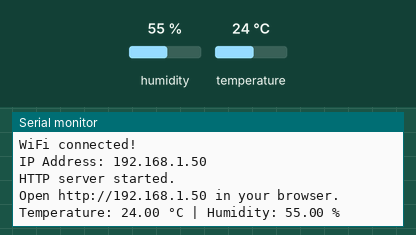
This sketch was run on a simulated ESP8266 (NodeMCU). Parts: the last lines printed to the serial monitor. Inputs (shaded band) come from the test bench; at power-on: humidity 55 %, temperature 24 °C. WiFi joins after 1.5 s; servers stay silent unless stated.

Above: at 4.8 s.
4.9 s: humidity set to 22 %
At 6.2 s:
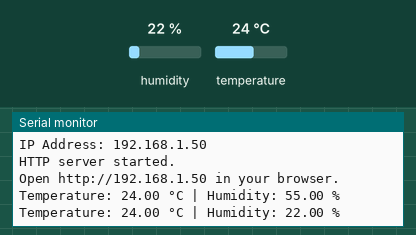
6.4 s: temperature set to 12 °C
At 7.8 s:
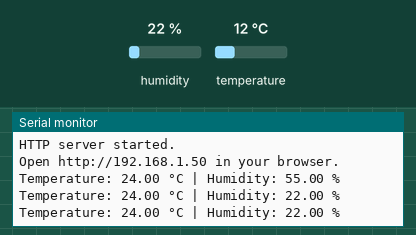
7.9 s: humidity set to 40 %
At 10.2 s:
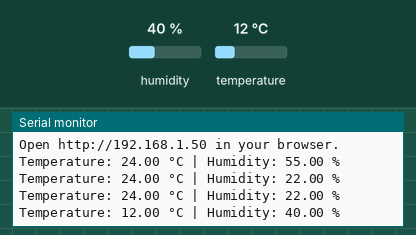
Timing chart, 0 to 11.7 s (numbered marks = the images above; inputs shaded):
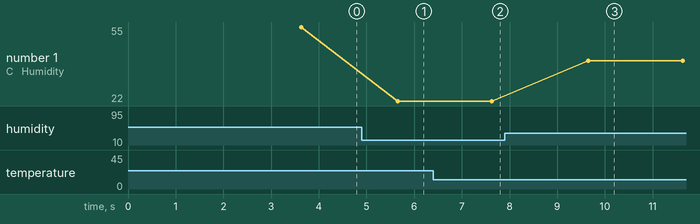

The sketch:

dht11_web.ino
```cpp
#include <ESP8266WiFi.h>
#include <ESP8266WebServer.h>
#include <DHT.h>

// =====================================================
// WiFi Credentials
// =====================================================

const char* ssid = "AndroidAP_4123";
const char* password = "12345678";

// =====================================================
// DHT11 Configuration
// =====================================================

#define DHTPIN D5
#define DHTTYPE DHT11

DHT dht(DHTPIN, DHTTYPE);

// =====================================================
// Web Server
// =====================================================

ESP8266WebServer server(80);

// =====================================================
// Sensor Variables
// =====================================================

float temperature = 0.0;
float humidity = 0.0;

unsigned long lastSensorRead = 0;
const unsigned long sensorInterval = 2000;

// =====================================================
// Read DHT11
// =====================================================

void readSensor() {

  if (millis() - lastSensorRead < sensorInterval) {
    return;
  }

  lastSensorRead = millis();

  float newHumidity = dht.readHumidity();
  float newTemperature = dht.readTemperature();

  // Check if reading failed
  if (isnan(newHumidity) || isnan(newTemperature)) {
    Serial.println("Failed to read from DHT11 sensor!");
    return;
  }

  humidity = newHumidity;
  temperature = newTemperature;

  Serial.print("Temperature: ");
  Serial.print(temperature);
  Serial.print(" °C | Humidity: ");
  Serial.print(humidity);
  Serial.println(" %");
}

// =====================================================
// Main Web Page
// =====================================================

void handleRoot() {

  String html = R"rawliteral(

<!DOCTYPE html>
<html lang="en">

<head>

<meta charset="UTF-8">
<meta name="viewport"
      content="width=device-width, initial-scale=1.0">

<title>ESP8266 Environment Monitor</title>

<style>

* {
    box-sizing: border-box;
    margin: 0;
    padding: 0;
}

body {

    font-family:
        -apple-system,
        BlinkMacSystemFont,
        "Segoe UI",
        Roboto,
        Arial,
        sans-serif;

    min-height: 100vh;

    background:
        radial-gradient(
            circle at top left,
            #1e293b,
            #0f172a 45%,
            #020617
        );

    color: #f8fafc;

    padding: 20px;

}

/* ==============================
   Main Container
   ============================== */

.container {

    width: 100%;
    max-width: 1000px;

    margin: auto;

}

/* ==============================
   Header
   ============================== */

.header {

    display: flex;

    justify-content: space-between;

    align-items: center;

    margin-bottom: 25px;

}

.title {

    font-size: clamp(24px, 5vw, 36px);

    font-weight: 700;

    letter-spacing: -1px;

}

.subtitle {

    margin-top: 5px;

    color: #94a3b8;

    font-size: 14px;

}

/* ==============================
   Status
   ============================== */

.status {

    display: flex;

    align-items: center;

    gap: 8px;

    padding: 8px 13px;

    border-radius: 50px;

    background: rgba(255,255,255,0.06);

    border: 1px solid rgba(255,255,255,0.1);

    font-size: 13px;

    color: #cbd5e1;

}

.status-dot {

    width: 9px;

    height: 9px;

    border-radius: 50%;

    background: #22c55e;

    box-shadow: 0 0 10px #22c55e;

}

/* ==============================
   Cards
   ============================== */

.grid {

    display: grid;

    grid-template-columns:
        repeat(auto-fit, minmax(280px, 1fr));

    gap: 20px;

}

.card {

    position: relative;

    overflow: hidden;

    padding: 25px;

    border-radius: 24px;

    background:
        rgba(255,255,255,0.055);

    border:
        1px solid rgba(255,255,255,0.09);

    backdrop-filter: blur(18px);

    -webkit-backdrop-filter: blur(18px);

    box-shadow:
        0 20px 50px rgba(0,0,0,0.25);

}

/* Decorative glow */

.card::before {

    content: "";

    position: absolute;

    width: 160px;

    height: 160px;

    border-radius: 50%;

    filter: blur(60px);

    opacity: 0.25;

    right: -70px;

    top: -70px;

}

.temperature::before {

    background: #f97316;

}

.humidity::before {

    background: #38bdf8;

}

/* ==============================
   Card Header
   ============================== */

.card-header {

    display: flex;

    justify-content: space-between;

    align-items: center;

    color: #cbd5e1;

    font-size: 14px;

}

.icon {

    font-size: 26px;

}

/* ==============================
   Value
   ============================== */

.value {

    margin-top: 20px;

    font-size: clamp(48px, 10vw, 72px);

    font-weight: 700;

    letter-spacing: -3px;

}

.unit {

    font-size: 22px;

    color: #94a3b8;

    letter-spacing: 0;

}

/* ==============================
   Progress Bar
   ============================== */

.progress-container {

    margin-top: 20px;

}

.progress {

    width: 100%;

    height: 7px;

    background: rgba(255,255,255,0.08);

    border-radius: 20px;

    overflow: hidden;

}

.progress-bar {

    height: 100%;

    border-radius: 20px;

    transition: width 0.6s ease;

}

.temp-bar {

    background:
        linear-gradient(90deg,#fb923c,#ef4444);

}

.humidity-bar {

    background:
        linear-gradient(90deg,#38bdf8,#2563eb);

}

/* ==============================
   Graph
   ============================== */

.graph-card {

    margin-top: 20px;

}

.graph-title {

    font-size: 17px;

    font-weight: 600;

}

.graph-subtitle {

    margin-top: 5px;

    color: #64748b;

    font-size: 13px;

}

canvas {

    width: 100%;

    height: 180px;

    margin-top: 20px;

}

/* ==============================
   Footer
   ============================== */

.footer {

    margin-top: 20px;

    text-align: center;

    color: #64748b;

    font-size: 12px;

}

.last-update {

    margin-top: 8px;

    color: #94a3b8;

}

/* ==============================
   Mobile
   ============================== */

@media(max-width:600px) {

    body {

        padding: 14px;

    }

    .header {

        align-items: flex-start;

    }

    .status {

        font-size: 11px;

    }

    .card {

        padding: 20px;

    }

}

</style>

</head>


<body>

<div class="container">

    <!-- HEADER -->

    <div class="header">

        <div>

            <div class="title">
                Environment Monitor
            </div>

            <div class="subtitle">
                ESP8266 • DHT11 Sensor
            </div>

        </div>

        <div class="status">

            <span class="status-dot"></span>

            Online

        </div>

    </div>


    <!-- SENSOR CARDS -->

    <div class="grid">

        <!-- TEMPERATURE -->

        <div class="card temperature">

            <div class="card-header">

                <span>
                    TEMPERATURE
                </span>

                <span class="icon">
                    🌡️
                </span>

            </div>

            <div class="value">

                <span id="temperature">
                    --
                </span>

                <span class="unit">
                    °C
                </span>

            </div>

            <div class="progress-container">

                <div class="progress">

                    <div
                        id="tempBar"
                        class="progress-bar temp-bar"
                        style="width:0%">
                    </div>

                </div>

            </div>

        </div>


        <!-- HUMIDITY -->

        <div class="card humidity">

            <div class="card-header">

                <span>
                    HUMIDITY
                </span>

                <span class="icon">
                    💧
                </span>

            </div>

            <div class="value">

                <span id="humidity">
                    --
                </span>

                <span class="unit">
                    %
                </span>

            </div>

            <div class="progress-container">

                <div class="progress">

                    <div
                        id="humidityBar"
                        class="progress-bar humidity-bar"
                        style="width:0%">
                    </div>

                </div>

            </div>

        </div>

    </div>


    <!-- GRAPH -->

    <div class="card graph-card">

        <div class="graph-title">
            Temperature History
        </div>

        <div class="graph-subtitle">
            Recent sensor readings
        </div>

        <canvas id="graph"></canvas>

    </div>


    <div class="footer">

        <div>
            ESP8266 Environmental Monitoring System
        </div>

        <div class="last-update">

            Last updated:
            <span id="lastUpdate">
                --
            </span>

        </div>

    <div style="margin-top: 8px;">
        <a
            href="https://github.com/unoanirban"
            target="_blank"
            rel="noopener noreferrer"
            style="
                color: #94a3b8;
                text-decoration: none;
                font-size: 12px;
            "
        >
            github.com/unoanirban
        </a>

    </div>

</div>


<script>

const temperatureElement =
    document.getElementById("temperature");

const humidityElement =
    document.getElementById("humidity");

const tempBar =
    document.getElementById("tempBar");

const humidityBar =
    document.getElementById("humidityBar");

const lastUpdate =
    document.getElementById("lastUpdate");

const canvas =
    document.getElementById("graph");

const ctx =
    canvas.getContext("2d");


let temperatureHistory = [];


// ========================================
// Get Sensor Data
// ========================================

async function updateData() {

    try {

        const response =
            await fetch("/data");

        const data =
            await response.json();


        // Temperature

        temperatureElement.textContent =
            data.temperature.toFixed(1);


        // Humidity

        humidityElement.textContent =
            data.humidity.toFixed(1);


        // Progress bars

        let tempPercent =
            ((data.temperature + 10) / 60) * 100;

        tempPercent =
            Math.max(0, Math.min(100, tempPercent));

        tempBar.style.width =
            tempPercent + "%";


        humidityBar.style.width =
            data.humidity + "%";


        // History

        temperatureHistory.push(
            data.temperature
        );


        if (temperatureHistory.length > 30) {

            temperatureHistory.shift();

        }


        drawGraph();


        // Time

        const now =
            new Date();

        lastUpdate.textContent =
            now.toLocaleTimeString();

    }

    catch(error) {

        console.log(
            "Connection error:",
            error
        );

    }

}


// ========================================
// Draw Graph
// ========================================

function drawGraph() {

    const width =
        canvas.clientWidth;

    const height =
        canvas.clientHeight;


    const dpr =
        window.devicePixelRatio || 1;


    canvas.width =
        width * dpr;

    canvas.height =
        height * dpr;


    ctx.scale(dpr,dpr);


    ctx.clearRect(
        0,
        0,
        width,
        height
    );


    if (
        temperatureHistory.length < 2
    ) {

        return;

    }


    // Find min/max

    const min =
        Math.min(...temperatureHistory) - 2;

    const max =
        Math.max(...temperatureHistory) + 2;


    // Grid

    ctx.strokeStyle =
        "rgba(255,255,255,0.07)";

    ctx.lineWidth = 1;


    for(let i = 1; i < 4; i++) {

        const y =
            (height / 4) * i;

        ctx.beginPath();

        ctx.moveTo(0,y);

        ctx.lineTo(width,y);

        ctx.stroke();

    }


    // Line

    ctx.beginPath();


    temperatureHistory.forEach(
        (value,index) => {

            const x =
                (index /
                (temperatureHistory.length - 1))
                * width;


            const y =
                height -
                ((value - min) /
                (max - min))
                * height;


            if(index === 0) {

                ctx.moveTo(x,y);

            }

            else {

                ctx.lineTo(x,y);

            }

        }
    );


    ctx.strokeStyle =
        "#fb923c";

    ctx.lineWidth = 3;

    ctx.lineJoin = "round";

    ctx.lineCap = "round";

    ctx.stroke();


    // Fill below graph

    const lastIndex =
        temperatureHistory.length - 1;


    const lastX =
        width;


    ctx.lineTo(
        lastX,
        height
    );

    ctx.lineTo(
        0,
        height
    );

    ctx.closePath();


    ctx.fillStyle =
        "rgba(251,146,60,0.08)";

    ctx.fill();

}


// ========================================
// Update every 2 seconds
// ========================================

updateData();

setInterval(
    updateData,
    2000
);


window.addEventListener(
    "resize",
    drawGraph
);

</script>


</body>

</html>

)rawliteral";

  server.send(200, "text/html", html);
}

// =====================================================
// JSON API
// =====================================================

void handleData() {

  String json = "{";

  json += "\"temperature\":";
  json += String(temperature, 1);

  json += ",";

  json += "\"humidity\":";
  json += String(humidity, 1);

  json += "}";

  server.send(
    200,
    "application/json",
    json
  );
}

// =====================================================
// 404 Handler
// =====================================================

void handleNotFound() {

  server.send(
    404,
    "text/plain",
    "404 - Page Not Found"
  );
}

// =====================================================
// SETUP
// =====================================================

void setup() {

  Serial.begin(115200);

  delay(100);

  Serial.println();
  Serial.println("==============================");
  Serial.println("ESP8266 DHT11 Web Server");
  Serial.println("==============================");

  // Start DHT

  dht.begin();

  Serial.println("DHT11 initialized.");


  // Connect WiFi

  WiFi.mode(WIFI_STA);

  WiFi.begin(
    ssid,
    password
  );

  Serial.print("Connecting to WiFi");

  while (
    WiFi.status() != WL_CONNECTED
  ) {

    delay(500);

    Serial.print(".");

  }

  Serial.println();

  Serial.println("WiFi connected!");

  Serial.print("IP Address: ");

  Serial.println(
    WiFi.localIP()
  );


  // Initial sensor reading

  delay(2000);

  float h =
      dht.readHumidity();

  float t =
      dht.readTemperature();


  if (!isnan(h) && !isnan(t)) {

    humidity = h;

    temperature = t;

  }


  // Web routes

  server.on(
    "/",
    handleRoot
  );

  server.on(
    "/data",
    handleData
  );

  server.onNotFound(
    handleNotFound
  );


  // Start server

  server.begin();

  Serial.println(
    "HTTP server started."
  );

  Serial.print(
    "Open http://"
  );

  Serial.print(
    WiFi.localIP()
  );

  Serial.println(
    " in your browser."
  );

}

// =====================================================
// LOOP
// =====================================================

void loop() {

  readSensor();

  server.handleClient();

}
```

Measured:
- after the input at 4.9 s, the serial monitor: prints a new line after 0.75 s (image 1)
- after the input at 7.9 s, the serial monitor: prints a new line after 1.8 s (image 3)
- plotted number 1: 55 → 22 after the input at 4.9 s, 22 → 40 after the input at 7.9 s
